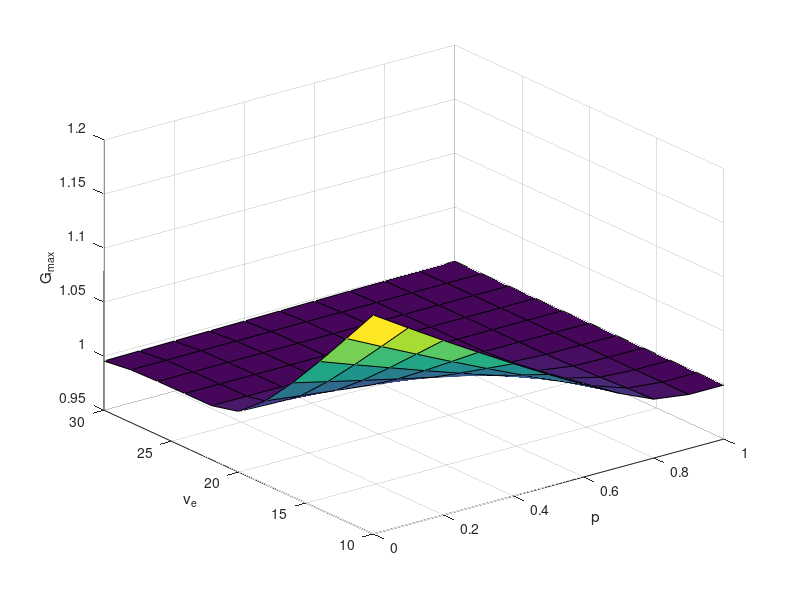

MATLAB code for this plot:
clear;
clc;
p = 0 : 0.1 : 1;
ve = 10 : 2 : 30;
th=0.6;
k1=0.8;
k2=0.8;
kn=0;
deltat=0.01;
v0 = 33;
k=0.7;
alpha=0.999;
s0=1.62;
input = zeros(length(ve), length(p));
for i = 1 : 1 : length(ve)
    for j= 1 : 1 : length(p)
        hs=s0-v0/alpha*log(1-ve(i)/v0);
        vd=alpha*exp(-1*alpha/v0*(hs-s0));
        
        w = 0.01:0.01:30;
        Gm = zeros(length(w), 1);
        for z = 1 : 1 : length(w)
            mid1=k*vd/sqrt(w(z)^4+(k^2-2*k*vd)*(w(z)^2)+(k*vd)^2);
            mid2=(sqrt(k1^2+(k2*w(z))^2))/(sqrt((k1-(deltat+k2*th)*(w(z)^2))^2+(w(z)*(k2+k1*th))^2));
            Gm(z)=(mid1^(1-p(j)))*(mid2^p(j));
        end
        disp(max(Gm));
        input(i, j) = max(Gm);
    end
end

%% plot
 surf(p, ve, input);
 xlabel('p');
 ylabel('v_e');
 zlabel('G_{max}');
 